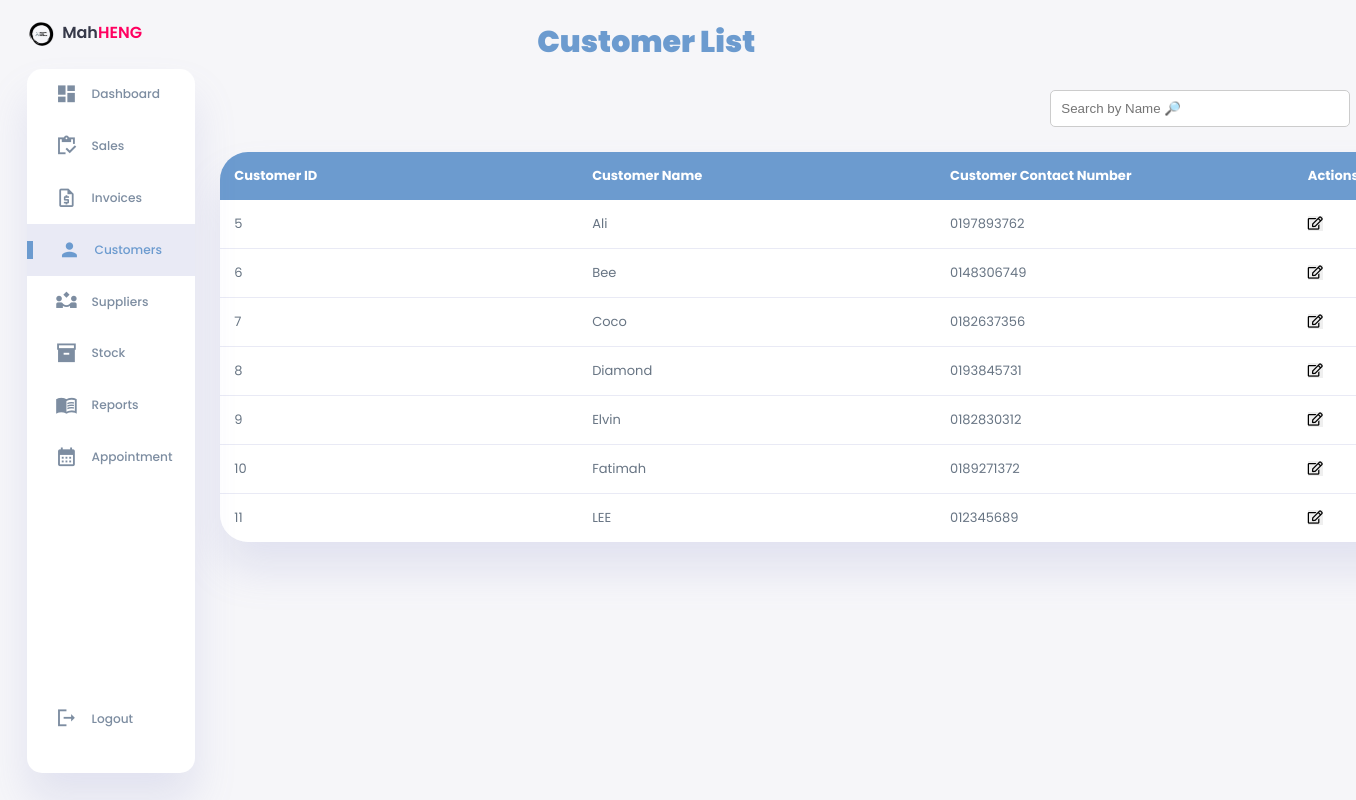
/Database/php-pages/customers.php, run on the app's committed database.
### tables this page shows
CREATE TABLE `customer_details` (
  `Customer_ID` int(6) NOT NULL,
  `Customer_Name` varchar(255) NOT NULL,
  `Customer_Contact_Number` varchar(20) NOT NULL
);

### Database/php-pages/customers.php (the view, shortened to what this page needs)
<!DOCTYPE html>
<html lang="en">
<head>
    <link rel="stylesheet" href="../stylesheets/style1.css">
    <link rel="stylesheet" href="https://cdnjs.cloudflare.com/ajax/libs/font-awesome/5.15.4/css/all.min.css">
</head>
<body>
<div class="container">
        <aside>
            <div class="toggle">
                <div class="logo">
                    <img src="../image/logo.png">
                    <h2>Mah<span class="danger">HENG</span></h2>
                </div>
            </div>
            <div class="sidebar">
                <a href="#" onclick="window.location.href = 'dashboard.php'" >
                    <span class="material-icons-sharp" >
                    </span>
                    <h3>Dashboard</h3>
                </a>
                <a href="#" onclick="window.location.href = 'services.php'" >
                    <span class="material-icons-sharp">
                    </span>
                    <h3>Sales</h3>
                </a>
                <a href="#" onclick="window.location.href = 'invoices.php'" >
                    <span class="material-symbols-outlined">
                        </span>
                    <h3>Invoices</h3>
                </a>
                <a href="#" onclick="window.location.href = 'customers.php'" class="active">
                    <span class="material-icons-sharp">
                    </span>
                    <h3>Customers</h3>
                </a>
                <a href="#" onclick="window.location.href = 'suppliers.php'">
                    <span class="material-symbols-outlined">
                        </span>
                    <h3>Suppliers</h3>
                </a>
                <a href="#" onclick="window.location.href = 'stock.php'">
                    <span class="material-icons-sharp">
                    </span>
                    <h3>Stock</h3>
                </a>
                <a href="#" onclick="window.location.href = 'report.php'">
                    <span class="material-icons-sharp">
                    </span>
                    <h3>Reports</h3>
                </a>
                <a href="#" onclick="window.location.href = 'appointment.php'" >
                    <span class="material-icons-sharp">
                </span>
                    <h3>Appointment</h3>
                </a>
                <a href="#" onclick="window.location.href = '../index.html'">
                    <span class="material-icons-sharp">
                    </span>
                    <h3>Logout</h3>
                </a>
            </div>
        </aside>
        <main>
        <h1>Customer List</h1>
        <input type="text" id="customerSearch" oninput="filterCustomers()" placeholder="Search by Name &#128270;">
        <table id="customerTable">
            <thead>
                <tr>
                    <th onclick="toggleSort(this)">Customer ID</th>
                    <th onclick="toggleSort(this)">Customer Name</th>
                    <th>Customer Contact Number</th>
                    <th colspan="2" class="actions">Actions</th>
                </tr>
            </thead>
            <tbody>
                <?php
                $servername = "localhost";
                $username = "root";
                $password = "";
                $database = "mah heng motor database";
                $conn = new mysqli($servername, $username, $password, $database);
                $sql = "SELECT * FROM customer_details";
                $result = $conn->query($sql);
                if ($result->num_rows > 0) {
                    while ($row = $result->fetch_assoc()) {
                        echo "<tr>";
                        echo "<td class='customer-id'>" . $row["Customer_ID"] . "</td>";
                        echo "<td class='customer-name'>" . $row["Customer_Name"] . "</td>";
                        echo "<td class='customer-contact'>" . $row["Customer_Contact_Number"] . "</td>";
                        echo "<td><button class='edit-btn' data-id='" . $row['Customer_ID'] . "' onclick='editCustomer(this)'><i class='far fa-edit'></i></button></td>";
                        echo "<td><button class='delete-btn' data-id='" . $row['Customer_ID'] . "'><i class='far fa-trash-alt'></i></button></td>";
                        echo "</tr>";
                    }
                } else {
                    echo "<tr><td colspan='4'>No customers found.</td></tr>";
                }
                ?>
            </tbody>
        </table>
        </main>
    </div>
</body>
</html>

### Database/stylesheets/style1.css (style rules this page uses)
:root { --color-primary: #6C9BCF; --color-danger: #FF0060; --color-success: #1B9C85; --color-warning: #F7D060; --color-white: #fff; --color-info-dark: #7d8da1; --color-dark: #363949; --color-light: rgba(132, 139, 200, 0.18); --color-dark-variant: #677483; --color-background: #f6f6f9; --card-border-radius: 2rem; --border-radius-1: 0.4rem; --border-radius-2: 1.2rem; --card-padding: 1.8rem; --padding-1: 1.2rem; --box-shadow: 0 2rem 3rem var(--color-light); }
* { margin: 0; padding: 0; outline: 0; appearance: 0; border: 0; text-decoration: none; box-sizing: border-box; }
html { font-size: 14px; }
body { width: 100vw; height: 100vh; font-family: 'Poppins', sans-serif; font-size: 0.88rem; user-select: none; overflow-x: hidden; color: var(--color-dark); background-color: var(--color-background); }
a { color: var(--color-dark); }
img { display: block; width: 100%; object-fit: cover; }
h2 { font-weight: 600; font-size: 16px; }
h3 { font-weight: 500; font-size: 0.87rem; }
.danger { color: var(--color-danger); }
.container { display: grid; width: 96%; margin: 0 auto; gap: 1.8rem; grid-template-columns: 12rem auto 23rem; }
aside { height: 100vh; }
aside .toggle { display: flex; align-items: center; justify-content: space-between; margin-top: 1.4rem; }
aside .toggle .logo { display: flex; gap: 0.5rem; }
aside .toggle .logo img { width: 2rem; height: 2rem; }
aside .sidebar { display: flex; flex-direction: column; background-color: var(--color-white); box-shadow: var(--box-shadow); border-radius: 15px; height: 88vh; position: relative; top: 1.5rem; transition: all 0.3s ease; }
aside .sidebar a { display: flex; align-items: center; color: var(--color-info-dark); height: 3.7rem; gap: 1rem; position: relative; margin-left: 2rem; transition: all 0.3s ease; }
aside .sidebar a span { font-size: 1.6rem; transition: all 0.3s ease; }
aside .sidebar a:last-child { position: absolute; bottom: 2rem; width: 100%; }
aside .sidebar a.active { width: 100%; color: var(--color-primary); background-color: var(--color-light); margin-left: 0; }
aside .sidebar a.active::before { content: ''; width: 6px; height: 18px; background-color: var(--color-primary); }
aside .sidebar a.active span { color: var(--color-primary); margin-left: calc(1rem - 3px); }
main { margin-top: 1.4rem; }
main table tbody td { height: 2.8rem; border-bottom: 1px solid var(--color-light); color: var(--color-dark-variant); }
main table tbody tr:last-child td { border: none; }
body { font-family: 'Poppins', sans-serif; font-size: 0.93rem; color: var(--color-dark); background-color: var(--color-background); overflow-x: hidden; }
h1 { font-weight: 1000; font-size: 30px; margin-bottom: 1.8rem; color: var(--color-primary); text-align: center; }
table { width: 140%; border-collapse: collapse; margin: 1.8rem 0; box-shadow: var(--box-shadow); border-radius: var(--card-border-radius); overflow: hidden; table-layout: fixed; }
table thead { background-color: var(--color-primary); color: var(--color-white); }
table thead th { padding: 1rem; text-align: left; cursor: pointer; }
table tbody tr { background-color: var(--color-white); transition: background-color 0.3s; }
table tbody td { padding: 1rem; border-bottom: 1px solid var(--color-light); }
table tbody tr:last-child td { border-bottom: none; }
table th.actions { width: 10%; }
.edit-btn, .delete-btn { cursor: pointer; }
#customerSearch { display: block; padding: 10px; width: 100%; max-width: 300px; border: 1px solid #ccc; border-radius: 5px; margin-left: 830px; }

### data on the page
customer_details: Customer_ID "5", Customer_Name "Ali", Customer_Contact_Number "0197893762"
customer_details: Customer_ID "6", Customer_Name "Bee", Customer_Contact_Number "0148306749"
customer_details: Customer_ID "7", Customer_Name "Coco", Customer_Contact_Number "0182637356"
customer_details: Customer_ID "8", Customer_Name "Diamond", Customer_Contact_Number "0193845731"
customer_details: Customer_ID "9", Customer_Name "Elvin", Customer_Contact_Number "0182830312"
customer_details: Customer_ID "10", Customer_Name "Fatimah", Customer_Contact_Number "0189271372"
customer_details: Customer_ID "11", Customer_Name "LEE", Customer_Contact_Number "012345689"
